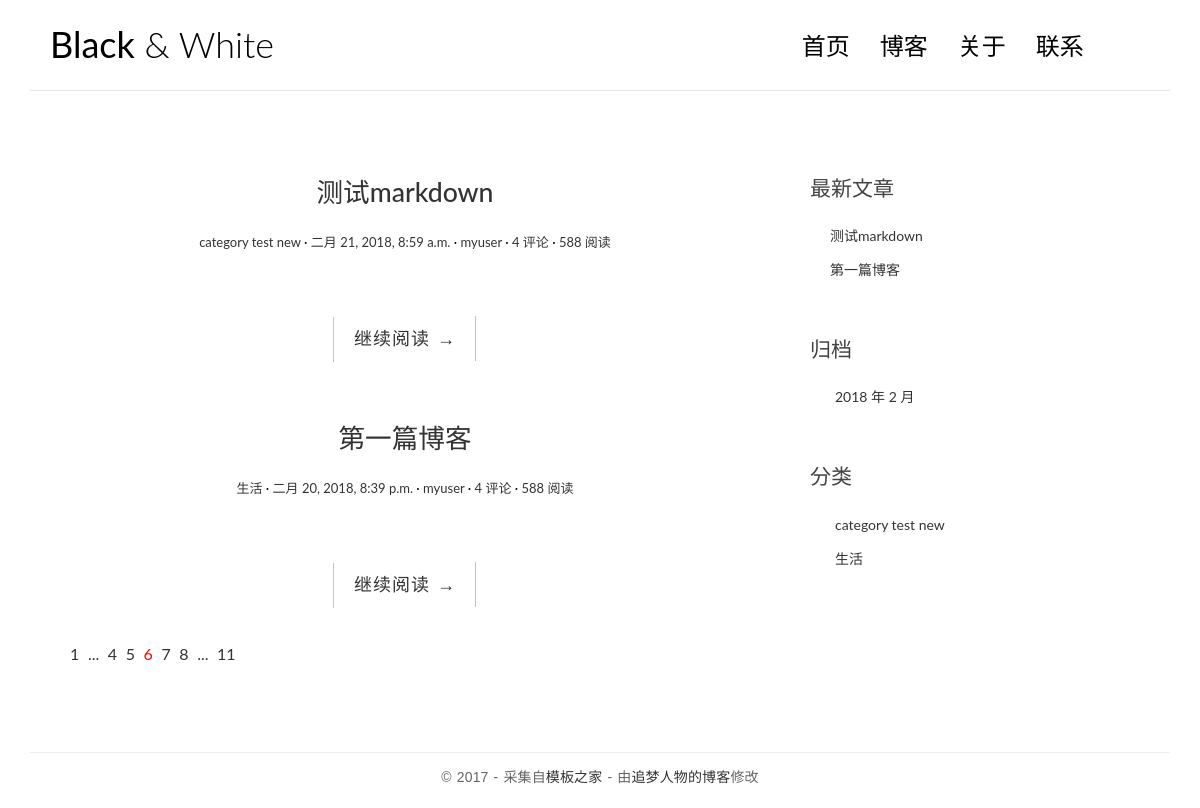
The page / on the database its author committed.
### blog/models.py (models this page shows, shortened)
@python_2_unicode_compatible
class Post(models.Model):
    title = models.CharField(max_length=70)
    body = models.TextField()
    created_time = models.DateTimeField()
    modified_time = models.DateTimeField()
    excerpt = models.CharField(max_length=200, blank=True)
    category = models.ForeignKey(Category)
    tags = models.ManyToManyField(Tag, blank=True)
    author = models.ForeignKey(User)
    def get_absolute_url(self):
        return reverse('blog:detail', kwargs={'pk': self.pk})
    class Meta:
        ordering = ['-created_time']

@python_2_unicode_compatible
class Category(models.Model):
    name = models.CharField(max_length=100)

### blog/views.py (the view)
# urls.py: url(r'^$', views.index, name='index'),
def index(request):
    post_list = Post.objects.all().order_by('-created_time')
    return render(request, 'blog/index.html', context={'post_list': post_list})

### blog/templatetags/blog_tags.py (called while the page is built)
@register.simple_tag
def get_recent_posts(num=5):
    return Post.objects.all().order_by('-created_time')[:num]

@register.simple_tag
def archives():
    return Post.objects.dates('created_time', 'month', order='DESC')

@register.simple_tag
def get_categories():
    return Category.objects.all()

### templates/blog/index.html (shortened to what this page needs)
{% extends 'base.html' %}
{% load staticfiles %}
                {% block main %}
                    {% for post in post_list %}
                        <article class="post post-{{ post.pk }}">
                            <header class="entry-header">
                                <h1 class="entry-title">
                                    <a href="{{ post.get_absolute_url }}">{{ post.title }}</a>
                                </h1>
                                <div class="entry-meta">
                                    <span class="post-category"><a href="#">{{ post.category.name }}</a></span>
                                    <span class="post-date"><a href="#"><time class="entry-date"
                                                                              datetime="{{ post.created_time }}">{{ post.created_time }}</time></a></span>
                                    <span class="post-author"><a href="#">{{ post.author }}</a></span>
                                    <span class="comments-link"><a href="#">4 评论</a></span>
                                    <span class="views-count"><a href="#">588 阅读</a></span>
                                </div>
                            </header>
                            <div class="entry-content clearfix">
                                <div class="read-more cl-effect-14">
                                    <a href="{{ post.get_absolute_url }}" class="more-link">继续阅读 <span
                                            class="meta-nav">→</span></a>
                                </div>
                            </div>
                        </article>
                    {% empty %}
                        <div class="no-post">暂时还没有发布的文章！</div>
                    {% endfor %}
                    <div class="pagination">
                        <ul>
                            <li><a href="">1</a></li>
                            <li><a href="">...</a></li>
                            <li><a href="">4</a></li>
                            <li><a href="">5</a></li>
                            <li class="current"><a href="">6</a></li>
                            <li><a href="">7</a></li>
                            <li><a href="">8</a></li>
                            <li><a href="">...</a></li>
                            <li><a href="">11</a></li>
                        </ul>
                    </div>
                {% endblock main %}

### templates/base.html (shortened to what this page needs)
{% load staticfiles %}
{% load blog_tags %}
<!DOCTYPE html>
<html>
<head>
    <link rel="stylesheet" href="http://code.ionicframework.com/ionicons/2.0.1/css/ionicons.min.css">
    <link rel="stylesheet" href="{% static 'blog/css/bootstrap.min.css' %}">
    <link rel="stylesheet" href="{% static 'blog/css/pace.css' %}">
    <link rel="stylesheet" href="{% static 'blog/css/custom.css' %}">
    <link rel="stylesheet" href="{% static 'blog/css/highlights/github.css' %}">
</head>
<body>
<div class="container">
    <header id="site-header">
        <div class="row">
            <div class="col-md-4 col-sm-5 col-xs-8">
                <div class="logo">
                    <h1><a href="{% url 'blog:index' %}"><b>Black</b> &amp; White</a></h1>
                </div>
            </div>
            <div class="col-md-8 col-sm-7 col-xs-4">
                <nav class="main-nav" role="navigation">
                    <div class="collapse navbar-collapse" id="bs-example-navbar-collapse-1">
                        <ul class="nav navbar-nav navbar-right">
                            <li class="cl-effect-11"><a href="{% url 'blog:index' %}">首页</a></li>
                            <li class="cl-effect-11"><a href="full-width.html" data-hover="博客">博客</a></li>
                            <li class="cl-effect-11"><a href="about.html" data-hover="关于">关于</a></li>
                            <li class="cl-effect-11"><a href="contact.html" data-hover="联系">联系</a></li>
                        </ul>
                    </div>
                </nav>
            </div>
        </div>
    </header>
</div>
<div class="content-body">
    <div class="container">
        <div class="row">
            <main class="col-md-8">
                {% block main %}
                {% endblock main %}
            </main>
            <aside class="col-md-4">
                <div class="widget widget-recent-posts">
                    <h3 class="widget-title">最新文章</h3>
                    {% get_recent_posts as recent_post_list %}
                    <ul>
                        {% for post in recent_post_list %}
                            <li>
                                <a href="{{ post.get_absolute_url }}">{{ post.title }}</a>
                            </li>
                        {% empty %}
                            暂无文章！
                        {% endfor %}
                    </ul>
                </div>
                <div class="widget widget-archives">
                    <h3 class="widget-title">归档</h3>
                    {% archives as date_list %}
                    <ul>
                        {% for date in date_list %}
                            <li>
                                <a href="{% url 'blog:archives' date.year date.month %}">
                                    {{ date.year }} 年 {{ date.month }} 月
                                </a>
                            </li>
                        {% empty %}
                            暂无归档！
                        {% endfor %}
                    </ul>
                </div>
                <div class="widget widget-category">
                    <h3 class="widget-title">分类</h3>
                    {% get_categories as category_list %}
                    <ul>
                        {% for category in category_list %}
                            <li>
                                <a href="{% url 'blog:category' category.pk %}">{{ category.name }}</a>
                            </li>
                        {% empty %}
                            暂无分类！
                        {% endfor %}
                    </ul>
                </div>
            </aside>
        </div>
    </div>
</div>
<footer id="site-footer">
    <div class="container">
        <div class="row">
            <div class="col-md-12">
                <p class="copyright">&copy 2017 - 采集自<a href="http://www.cssmoban.com/"
                                                        target="_blank" title="模板之家">模板之家</a>
                    - 由<a href="http://zmrenwu.com/" title="网页模板" target="_blank">追梦人物的博客</a>修改
                </p>
            </div>
        </div>
    </div>
</footer>
</body>
</html>

### blog/static/blog/css/custom.css (style rules this page uses)
* { outline: none; }
h1, h2, h3, h4, h5, h6 { margin-top: 0; }
b { font-weight: 400; }
a { color: #333; }
body { color: #444; font-family: 'Lato', sans-serif; }
p { font-family: 'Ubuntu', sans-serif; font-weight: 400; word-spacing: 1px; letter-spacing: 0.01em; }
#site-header { background-color: #FFF; padding: 25px 20px; margin-bottom: 40px; border-bottom: 1px solid #e7e7e7; }
.logo h1 a { color: #000; }
.logo h1 { margin: 0; font-family: 'Lato', sans-serif; font-weight: 300; }
.main-nav { margin-top: 11px; max-width: 95%; }
.main-nav a { color: #000000 !important; padding: 0 0 5px 0 !important; margin-right: 30px; font-family: 'Lato', sans-serif; font-weight: 300; font-size: 24px; }
.cl-effect-11 a { padding: 10px 0; color: #0972b4; text-shadow: none; }
.cl-effect-11 a::before { position: absolute; top: 0; left: 0; overflow: hidden; padding: 0 0 5px 0 !important; max-width: 0; border-bottom: 1px solid #000; color: #000; content: attr(data-hover); white-space: nowrap; -webkit-transition: max-width 0.5s; -moz-transition: max-width 0.5s; transition: max-width 0.5s; }
.content-body { padding-bottom: 4em; }
.post { background: #fff; padding: 30px 30px 0; }
.entry-title { text-align: center; font-size: 1.9em; margin-bottom: 20px; line-height: 1.6; padding: 10px 20px 0; }
.entry-meta { text-align: center; color: #DDDDDD; font-size: 13px; margin-bottom: 30px; }
.entry-content { font-size: 18px; line-height: 1.9; font-weight: 300; color: #000; }
.post-category::after, .post-date::after, .post-author::after, .comments-link::after { content: ' ·'; color: #000; }
.read-more { font-family: 'Ubuntu', sans-serif; font-weight: 400; word-spacing: 1px; letter-spacing: 0.01em; text-align: center; margin-top: 20px; }
.cl-effect-14 a { padding: 0 20px; height: 45px; line-height: 45px; position: relative; display: inline-block; margin: 15px 25px; letter-spacing: 1px; font-weight: 400; text-shadow: 0 0 1px rgba(255, 255, 255, 0.3); }
.cl-effect-14 a::before, .cl-effect-14 a::after { position: absolute; width: 45px; height: 1px; background: #C3C3C3; content: ''; -webkit-transition: all 0.3s; -moz-transition: all 0.3s; transition: all 0.3s; pointer-events: none; }
.cl-effect-14 a::before { top: 0; left: 0; -webkit-transform: rotate(90deg); -moz-transform: rotate(90deg); transform: rotate(90deg); -webkit-transform-origin: 0 0; -moz-transform-origin: 0 0; transform-origin: 0 0; }
.cl-effect-14 a::after { right: 0; bottom: 0; -webkit-transform: rotate(90deg); -moz-transform: rotate(90deg); transform: rotate(90deg); -webkit-transform-origin: 100% 0; -moz-transform-origin: 100% 0; transform-origin: 100% 0; }
.widget { background: #fff; padding: 30px 0 0; }
.widget-title { font-size: 1.5em; margin-bottom: 20px; line-height: 1.6; padding: 10px 0 0; font-weight: 400; }
.widget-recent-posts ul { padding: 0; margin: 0; padding-left: 20px; }
.widget-recent-posts ul li { list-style-type: none; position: relative; line-height: 170%; margin-bottom: 10px; }
.widget-recent-posts ul li::before { content: '\f3d3'; font-family: "Ionicons"; position: absolute; left: -17px; top: 3px; font-size: 16px; color: #000; }
.widget-archives ul { padding: 0; margin: 0; padding-left: 25px; }
.widget-archives ul li { list-style-type: none; position: relative; line-height: 170%; margin-bottom: 10px; }
.widget-archives ul li::before { content: '\f3f3'; font-family: "Ionicons"; position: absolute; left: -25px; top: 1px; font-size: 16px; color: #000; }
.widget-category ul { padding: 0; margin: 0; padding-left: 25px; }
.widget-category ul li { list-style-type: none; position: relative; line-height: 170%; margin-bottom: 10px; }
.widget-category ul li::before { content: '\f3fe'; font-family: "Ionicons"; position: absolute; left: -25px; top: 1px; font-size: 18px; color: #000; }
#site-footer { padding-top: 10px; padding: 0 0 1.5em 0; }
.copyright { text-align: center; padding-top: 1em; margin: 0; border-top: 1px solid #eee; color: #666; }
.pagination ul { list-style: none; }
.pagination ul li { display: inline-block; font-size: 16px; margin-right: 5px; }
.current a { color: red; }

### rows shown on the page
Post: title "测试markdown", category.name "category test new", created_time "二月 21, 2018, 8:59 a.m.", author "myuser"
Post: title "第一篇博客", category.name "生活", created_time "二月 20, 2018, 8:39 p.m.", author "myuser"
Category: name "category test new"
Category: name "生活"

### other values the page prints
{{ date.year }} "2018"
{{ date.month }} "2"
